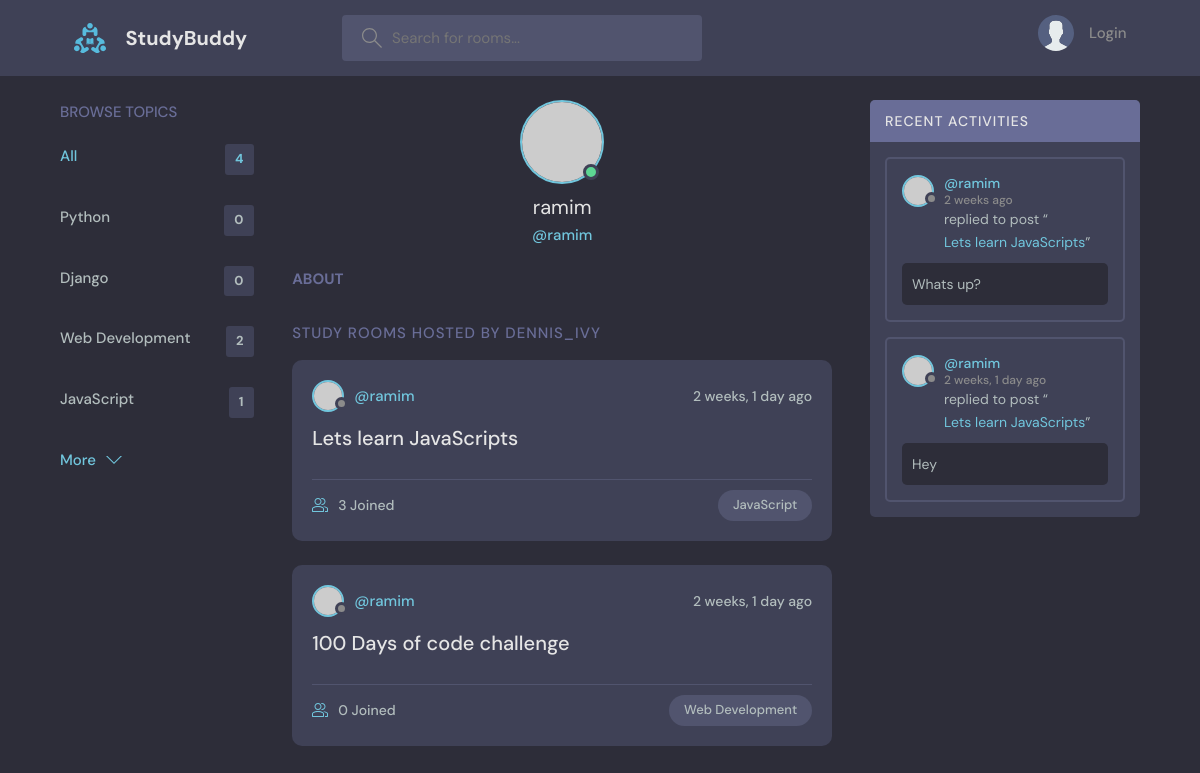
/profile/1, run on an earlier commit of the app's database.
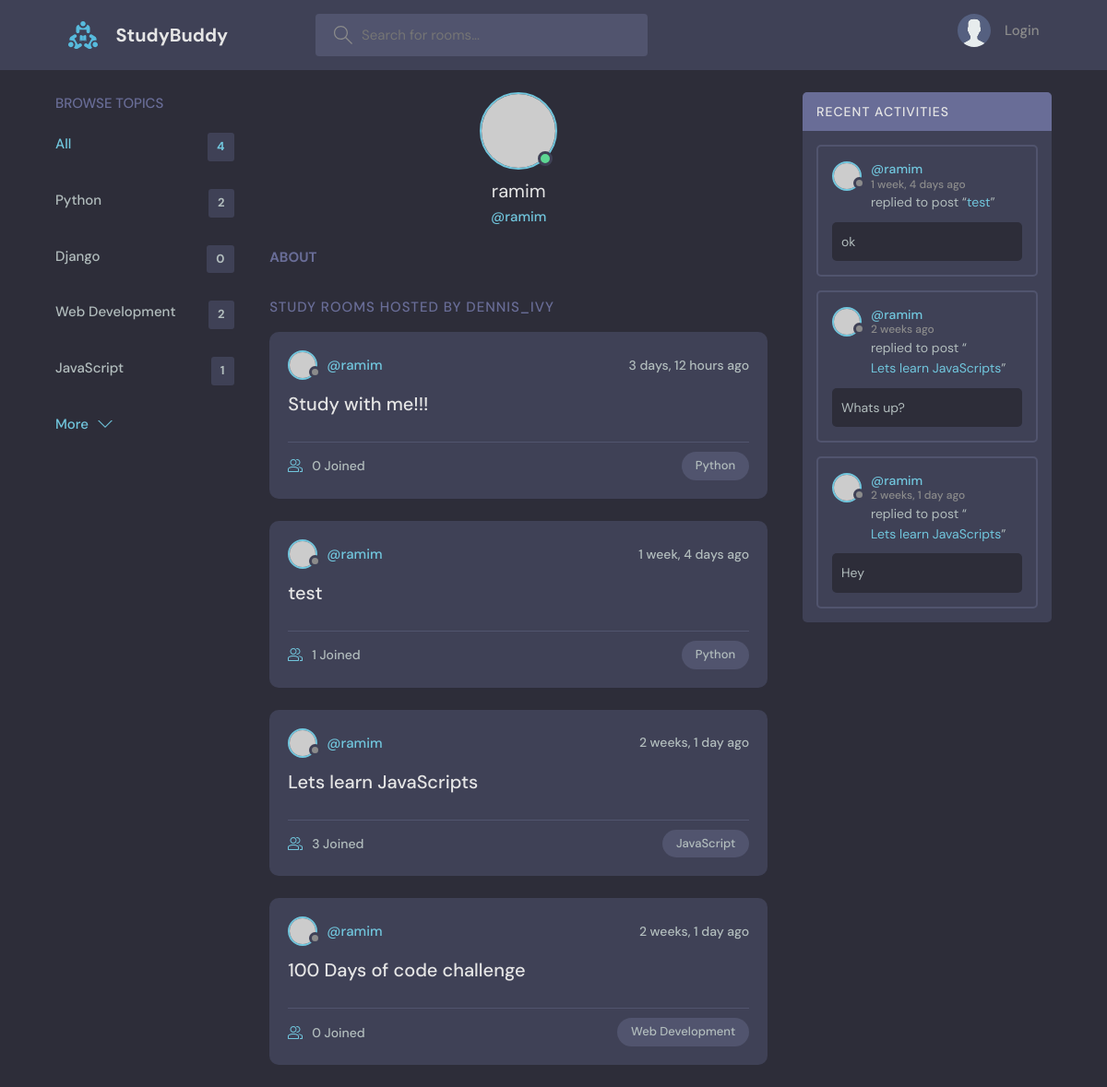
And on a later commit of the database.
### base/models.py (models this page shows, shortened)
class Topic(models.Model):
  name = models.CharField(max_length=200)

class Room(models.Model):
  host = models.ForeignKey(User, on_delete=models.SET_NULL, null=True)
  topic = models.ForeignKey(Topic, on_delete=models.SET_NULL, null=True)#if the topic parent class is deleted the room child model is not deleted null = True allowed in the database
  name = models.CharField(max_length=200)
  description = models.TextField(null=True, blank=True) #it can be blank by null=True, blank=True means the submitted form can also be true
  participants = models.ManyToManyField(User, related_name='participants', blank=True)
  updated = models.DateTimeField(auto_now=True) #takes the time when every time the save method is called
  created = models.DateTimeField(auto_now_add=True) #only take the time when we first save or create this instance(initial time)
  class Meta:
    ordering = ['-updated', '-created']
  def __str__(self):
    return self.name #it will return the name of the class in the admin panel

class Message(models.Model):
    user = models.ForeignKey(User, on_delete=models.CASCADE) #the User model is defined in default
    room = models.ForeignKey(Room, on_delete=models.CASCADE)#(parent name(Room) many to one relationship, value when the parent model(Room) is deleted the child model(Message) is also deleted)
    body = models.TextField()
    update = models.DateTimeField(auto_now=True)
    created = models.DateTimeField(auto_now_add=True)
    class Meta:
        ordering = ['-created']

### base/views.py (the view)
# urls.py: path('profile/<str:pk>', views.userProfile, name="user-profile"),
def userProfile(request, pk):
  user = User.objects.get(id=pk)
  rooms = user.room_set.all()
  room_messages = user.message_set.all()
  topics = Topic.objects.all()
  context = {'user': user, 'rooms': rooms, 'room_messages':room_messages, 'topics':topics}
  return render(request, 'base/profile.html', context)

### base/templates/base/profile.html (shortened to what this page needs)
{% extends 'main.html' %}
{% block content %}
<main class="profile-page layout layout--3">
  <div class="container">
    {% include 'base/topics_component.html' %}
    <div class="roomList">
      <div class="profile">
        <div class="profile__avatar">
          <div class="avatar avatar--large active">
            <img src="https://randomuser.me/api/portraits/men/11.jpg" />
          </div>
        </div>
        <div class="profile__info">
          <h3>{{user.username}}</h3>
          <p>@{{user.username}}</p>
        </div>
        <div class="profile__about">
          <h3>About</h3>
        </div>
      </div>
      <div class="roomList__header">
        <div>
          <h2>Study Rooms Hosted by dennis_ivy</a>
          </h2>
        </div>
      </div>
      {% include 'base/feed_component.html' %}
    </div>
    {% include 'base/activity_component.html' %}
  </div>
</main>
{% endblock content %}

### base/templates/base/topics_component.html
<div class="topics">
  <div class="topics__header">
    <h2>Browse Topics</h2>
  </div>
  <ul class="topics__list">
    <li>
      <a href="{% url 'home' %}" class="active" >All <span>{{topics.count}}</span></a>
    </li>
    {% for topic in topics %}
    <li>
      <a href="{% url 'home' %}?q={{topic.name}}">{{topic.name}} <span>{{topic.room_set.all.count}}</span></a>
    </li>
    {% endfor %}
  </ul>
  <a class="btn btn--link" href="{% url 'topics' %}">
    More
    <svg version="1.1" xmlns="http://www.w3.org/2000/svg" width="32" height="32" viewBox="0 0 32 32">
      <title>chevron-down</title>
      <path d="M16 21l-13-13h-3l16 16 16-16h-3l-13 13z"></path>
    </svg>
  </a>
</div>

### base/templates/base/feed_component.html (shortened to what this page needs)
{% for room in rooms %}
<div class="roomListRoom">
  <div class="roomListRoom__header">
    <a href="{% url 'user-profile' room.host.id %}" class="roomListRoom__author">
      <div class="avatar avatar--small">
        <img src="https://randomuser.me/api/portraits/women/11.jpg" />
      </div>
      <span>@{{room.host.username}}</span>
    </a>
    <div class="roomListRoom__actions">
      <span>{{room.created|timesince}} ago</span>
    </div>
  </div>
  <div class="roomListRoom__content">
    <a href="{% url 'room' room.id %}">{{room.name}}</a>
  </div>
  <div class="roomListRoom__meta">
    <a href="{% url 'room' room.id %}" class="roomListRoom__joined">
      {{room.participants.all.count}} Joined
    </a>
    <p class="roomListRoom__topic">{{room.topic.name}}</p>
  </div>
</div>
{% endfor %}

### base/templates/base/activity_component.html (shortened to what this page needs)
<div class="activities">
  <div class="activities__header">
    <h2>Recent Activities</h2>
  </div>
  {% for message in room_messages %}
  <div class="activities__box">
    <div class="activities__boxHeader roomListRoom__header">
      <a href="{% url 'user-profile' message.user.id %}" class="roomListRoom__author">
        <div class="avatar avatar--small">
          <img src="https://randomuser.me/api/portraits/women/11.jpg" />
        </div>
        <p>
          @{{message.user}}
          <span>{{message.created|timesince}} ago</span>
        </p>
      </a>
    </div>
    <div class="activities__boxContent">
      <p>replied to post “<a href="{% url 'room' message.room.id %}">{{message.room}}</a>”</p>
      <div class="activities__boxRoomContent">
      {{message.body}}
      </div>
    </div>
  </div>
  {% endfor %}
</div>

What changed in the data, as far as the page shows it:
computed for Topic "Python": room_set.all.count "0" → "2"
added Room: host.username "ramim", created "3 days, 12 hours", name "Study with me!!!", participants.all.count "0", topic.name "Python"
added Room: host.username "ramim", created "1 week, 4 days", name "test", participants.all.count "1", topic.name "Python"
added Message: user "ramim", created "1 week, 4 days", room "test", body "ok"
